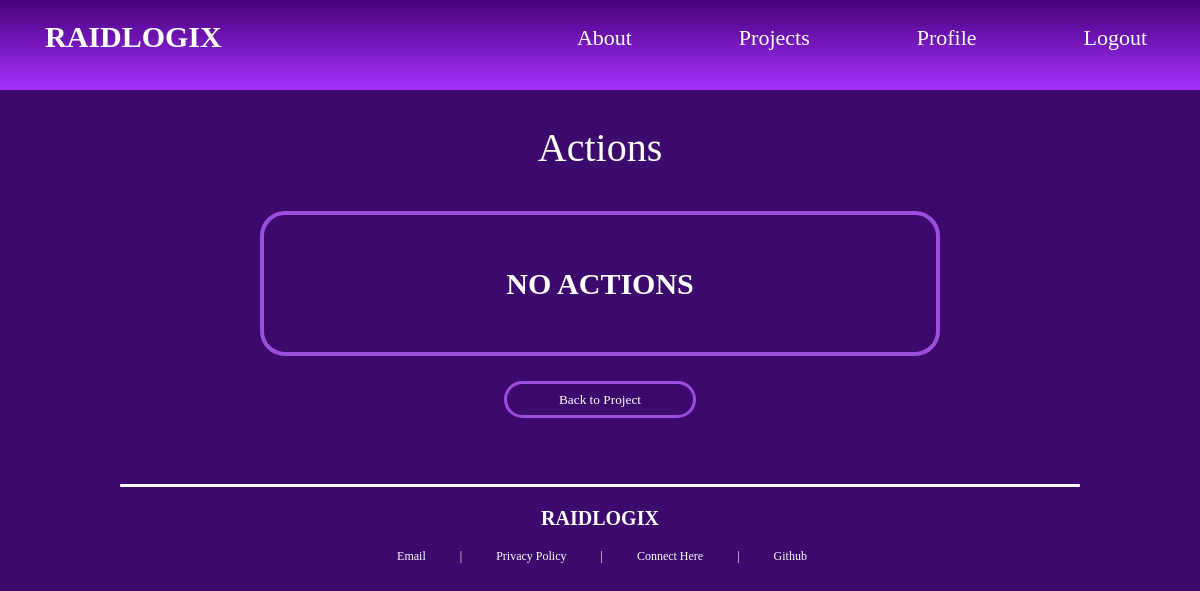
Before: /projects/8/actions (signed in) with the older database file.
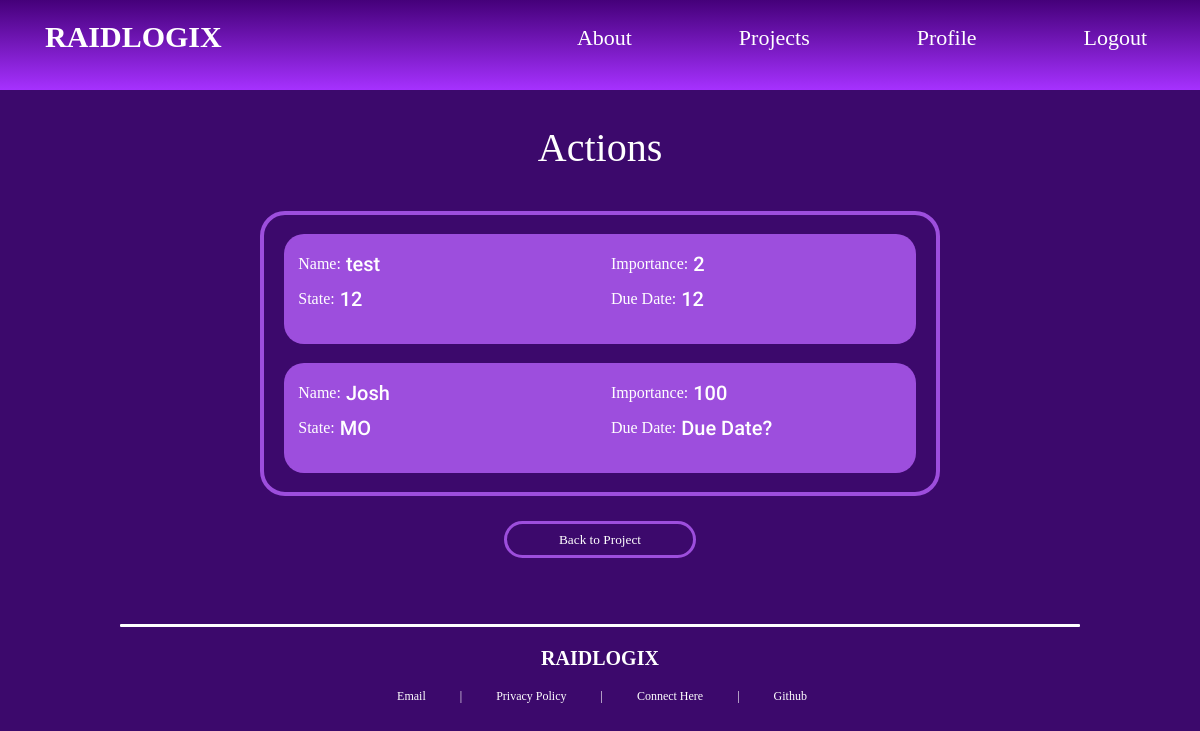
After: the same page with the newer database file.
### raidlogix/models.py (models this page shows)
class action(models.Model):
    created = models.CharField(max_length=50)
    name = models.CharField(max_length=50)
    owner = models.CharField(max_length=50)
    description = models.TextField()
    due_date = models.CharField(max_length=50)
    state = models.CharField(max_length=50)
    action_source = models.CharField(max_length=50)
    importance = models.IntegerField()
    project = models.ForeignKey(project, on_delete=models.CASCADE)

### raidlogix/views.py (the view)
# urls.py: path('projects/<int:project_pk>/actions', views.actions, name="actions"),
@login_required
def actions(request, project_pk):
    this_project = get_object_or_404(project, pk=project_pk)
    actions = action.objects.filter(project=this_project)
    context = {
        'project': this_project,
        'actions': actions,
    }
    return render(request, "action_list.html", context=context)

### raidlogix/templates/action_list.html
{% extends 'h_and_f.html' %}
{% block content %}
<div id="block-attribute-list">
    <div class="attribute-text"><p>Actions</p></div>
    <div id="project-attribute-container">
        {% if actions.count == 0 %}
            <h1 id="empty-projects">NO ACTIONS</h1>
        {% else %}
            {% for action in actions %}
                <a id="project-container-link" href="{% url 'view_action' project.pk action.pk %}">
                    <div class="project-container">
                        <div class="left-project-container">
                            <div class="project-value">Name: <p class="project-list-value">&nbsp;{{ action.name }}</p></div>
                            <div class="project-value">State: <p class="project-list-value">&nbsp;{{ action.state }}</p></div>
                        </div>
                        <div class="right-project-container">
                            <div class="project-value">Importance: <p class="project-list-value">&nbsp;{{ action.importance }}</p></div>
                            <div class="project-value">Due Date: <p class="project-list-value">&nbsp;{{ action.due_date }}</p></div>
                        </div>
                    </div>
                </a>
            {% endfor %}
        {% endif %}
    </div>
    <a href="{% url 'view_project' project.pk %}" id="reroute-project"><input id="add-attribute-submit" type="submit" value="Back to Project"/></a>
</div>
{% endblock content %}

Changed rows visible on the page:
added action: name "test", state "12", importance "2", due_date "12"
added action: name "Josh", state "MO", importance "100", due_date "Due Date?"
Other visible differences:
text no longer shown: "NO ACTIONS"
